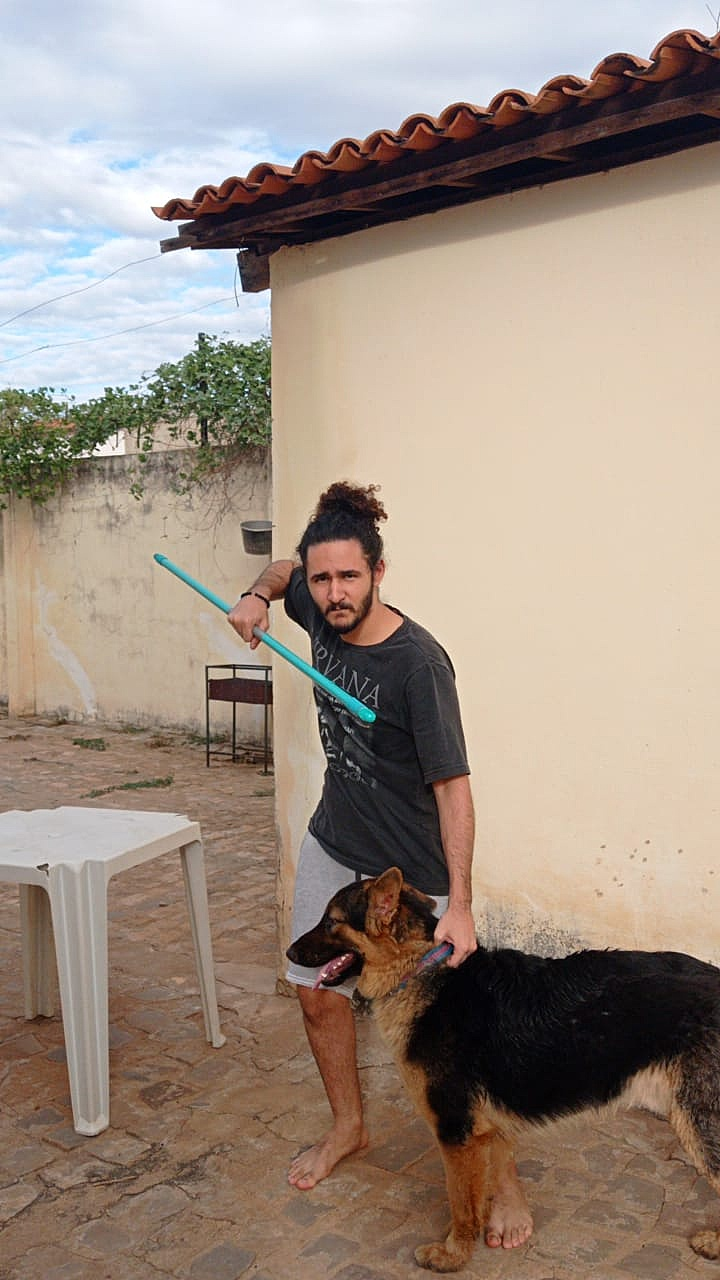
#> input picture my-sharpened-image.jpg, 720 x 1280 px, given in place of ultimo.mp4, which was not available
$ python main.py
#> lines starting #> are read from the running program, lines starting #| are printed output that depends on the picture; after the words box and inside, x2 and y2 are one past the last pixel; in counts of white or black regions, pixels touching at a corner belong together; pictures that were not available may be replaced by others from this repository, and a replacement may not be noted
#> further down, frame is the input picture: shape (1280, 720, 3); mean B, G, R 130.2, 142.2, 157.6
### utils.py
import cv2
import numpy as np

def preenche(img):
	imgfloodfill = img.copy()
	h, w = img.shape[:2]
	mask = np.zeros((h+2, w+2), np.uint8)
	cv2.floodFill(imgfloodfill, mask, (0,0), 255);
	imgInvertida = cv2.bitwise_not(imgfloodfill)
	imgFinal = img | imgInvertida
	return imgFinal

# [7 lines left out: function redimensiona, not called in this run]

def segmenta(img):
    imgHSV = cv2.cvtColor(img, cv2.COLOR_BGR2HSV)
#> imgHSV: shape (1280, 720, 3); mean H, S, V 43.3, 67.9, 162.3

    limInf = np.array([60, 60, 55])
    limSup = np.array([130, 255, 255])

    imgSegmentada =	cv2.inRange(imgHSV, limInf, limSup)
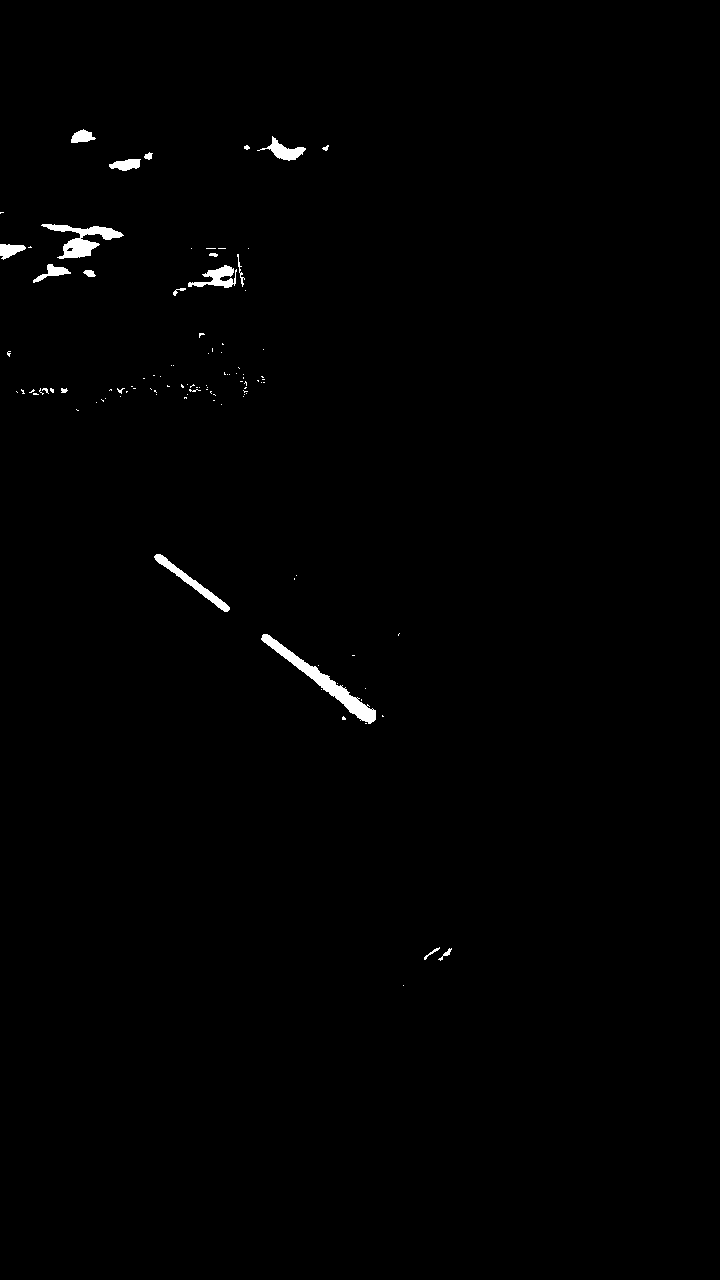
#> imgSegmentada: shape (1280, 720); 0.65% white; 106 white regions (86 under 20 px), largest, box (x1, y1, x2, y2) and area: (261, 634, 376, 724) 1596, (41, 224, 124, 259) 1072, (154, 554, 230, 612) 667

    return imgSegmentada

def trataRuido(img):
    elementoEstruturante = cv2.getStructuringElement(cv2.MORPH_CROSS, (2, 2))
    img =	cv2.erode(img, elementoEstruturante, iterations = 1)
#> img: shape (1280, 720); 0.51% white; 47 white regions (34 under 20 px), largest, box (x1, y1, x2, y2) and area: (262, 635, 376, 724) 1380, (42, 225, 123, 259) 906, (155, 555, 230, 612) 536
    img =	cv2.dilate(img, elementoEstruturante, iterations = 1)
#> img: shape (1280, 720); 0.62% white; 44 white regions (27 under 20 px), largest, box (x1, y1, x2, y2) and area: (262, 635, 377, 725) 1582, (42, 225, 124, 260) 1065, (155, 555, 231, 613) 666
    return img

def expandeSabre(img, iterations=8):
#> called with iterations = 10
    elementoEstruturante = cv2.getStructuringElement(cv2.MORPH_CROSS, (3,3))
    img =	cv2.dilate(img, elementoEstruturante, iterations = iterations)
#> img: shape (1280, 720); 2.7% white; 17 white regions, largest, box (x1, y1, x2, y2) and area: (24, 215, 134, 294) 5031, (252, 625, 387, 735) 4440, (164, 244, 255, 307) 3119
    img =	cv2.erode(img, elementoEstruturante, iterations = 5)
#> img: shape (1280, 720); 1.7% white; 18 white regions, largest, box (x1, y1, x2, y2) and area: (29, 220, 129, 289) 3526, (257, 630, 382, 730) 3005, (169, 249, 250, 302) 2044
    return img

# [25 lines left out: functions erodeSabre, write, not called in this run]

### main.py
import cv2
from utils import preenche, redimensiona, segmenta, expandeSabre, trataRuido, write

# img = cv2.imread("jedidog.jpeg")
# imgOriginal = img.copy()

def lightSaberProcesser(img):
  # img = redimensiona(img, 100)

  # Segmenta vassoura
  imgSegmentada =	segmenta(img)

  # Remove ruidos
  imgSemRuidos = trataRuido(imgSegmentada)

  # Preenche buracos caso necessário
  imgPreenchida = preenche(imgSemRuidos)

  # Expande o sabre de luz
  imgAumentada = expandeSabre(imgPreenchida, 10)

  # Cria uma referência para cada canal de cor
  canal0 = img[:,:,0]
  canal1 = img[:,:,1]
  canal2 = img[:,:,2]

  imgfinal = img

  # Remove o cabo da vassoura
  imgfinal[:,:,0] = cv2.add(canal0, imgAumentada)
#> imgfinal: shape (1280, 720, 3); 1.42% of pixels changed, all inside (x1, y1, x2, y2) = (0, 125, 458, 966)
#> canal0: shape (1280, 720); min 0, max 255, mean 131.1
  imgfinal[:,:,1] = cv2.add(canal1, imgAumentada)
#> imgfinal: shape (1280, 720, 3); mean B, G, R 131.1, 143.4, 157.6
#> canal1: shape (1280, 720); min 0, max 255, mean 143.4
  imgfinal[:,:,2] = cv2.add(canal2, imgAumentada)
#> imgfinal: shape (1280, 720, 3); mean B, G, R 131.1, 143.4, 159.2
#> canal2: shape (1280, 720); min 0, max 255, mean 159.2

  # Cria o efeito de luz colorida no sabre
  for i in range(5):
    imgBorrada = cv2.GaussianBlur(imgAumentada, (37,  37), 0)
    imgBorradaExpandida = expandeSabre(imgBorrada, 8)
    imgfinal[:,:,0] = cv2.add(canal0, cv2.subtract(imgBorradaExpandida, 40))  # B = 255 - 40 = 215
    imgfinal[:,:,1] = cv2.add(canal1, cv2.subtract(imgBorradaExpandida, 150)) # G = 255 - 150 = 105
    imgfinal[:,:,2] = cv2.add(canal2, cv2.subtract(imgBorradaExpandida, 80))  # R = 255 - 80 = 175
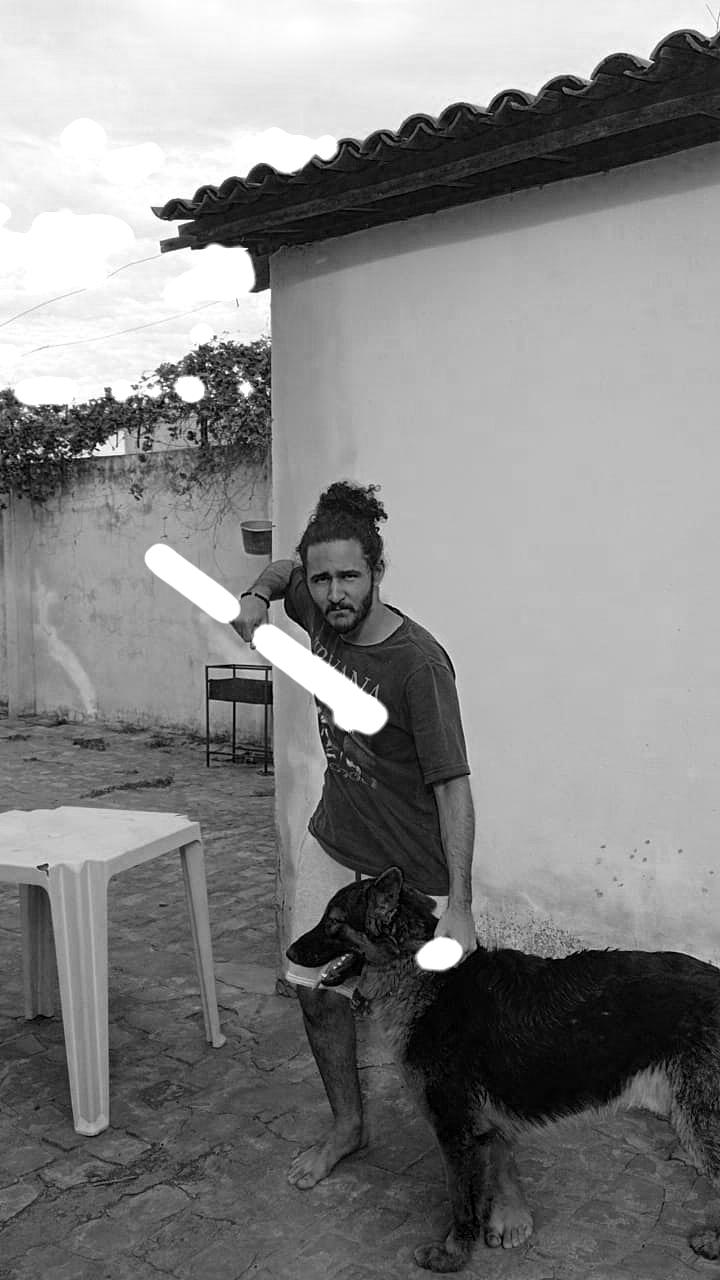
#> canal0: shape (1280, 720); min 0, max 255, mean 132.3
#> canal1: shape (1280, 720); min 0, max 255, mean 143.4
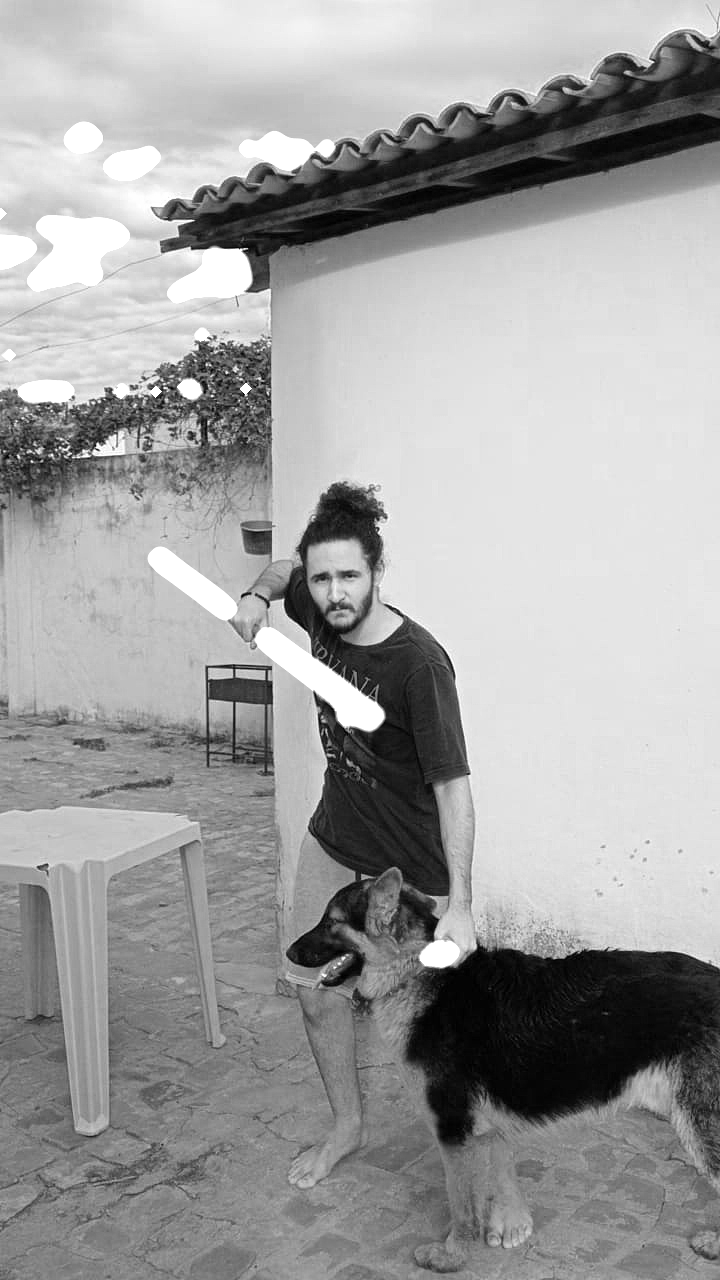
#> canal2: shape (1280, 720); min 0, max 255, mean 159.9
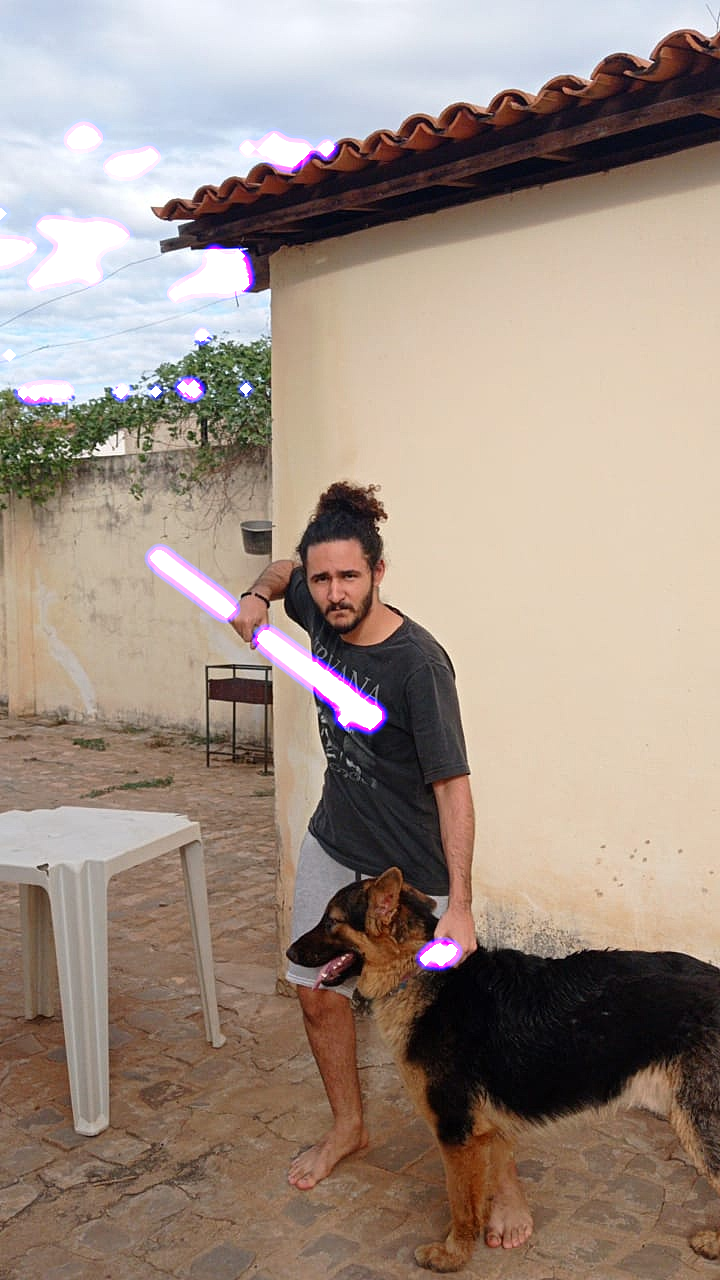
#> imgfinal: shape (1280, 720, 3); mean B, G, R 132.3, 143.4, 159.9
  return img

captura = cv2.VideoCapture('ultimo.mp4')

frame_width = int(captura.get(3))
frame_height = int(captura.get(4))

out = cv2.VideoWriter('outpy.avi',cv2.VideoWriter_fourcc('M','J','P','G'), 30, (frame_width,frame_height))

while(1):
  ret, frame = captura.read()

  if not ret:
    print("Can't receive frame (stream end?). Exiting ...")
    break
  frame = lightSaberProcesser(frame)

  # write on file
  out.write(frame)

  cv2.imshow('frame', frame)
  k = cv2.waitKey(30) & 0xff
#> (key Esc is pressed here)
  if k == 27:
    break

captura.release()
out.release()

cv2.destroyAllWindows()
cv2.waitKey(0)

$ run again, on jedi.jpeg
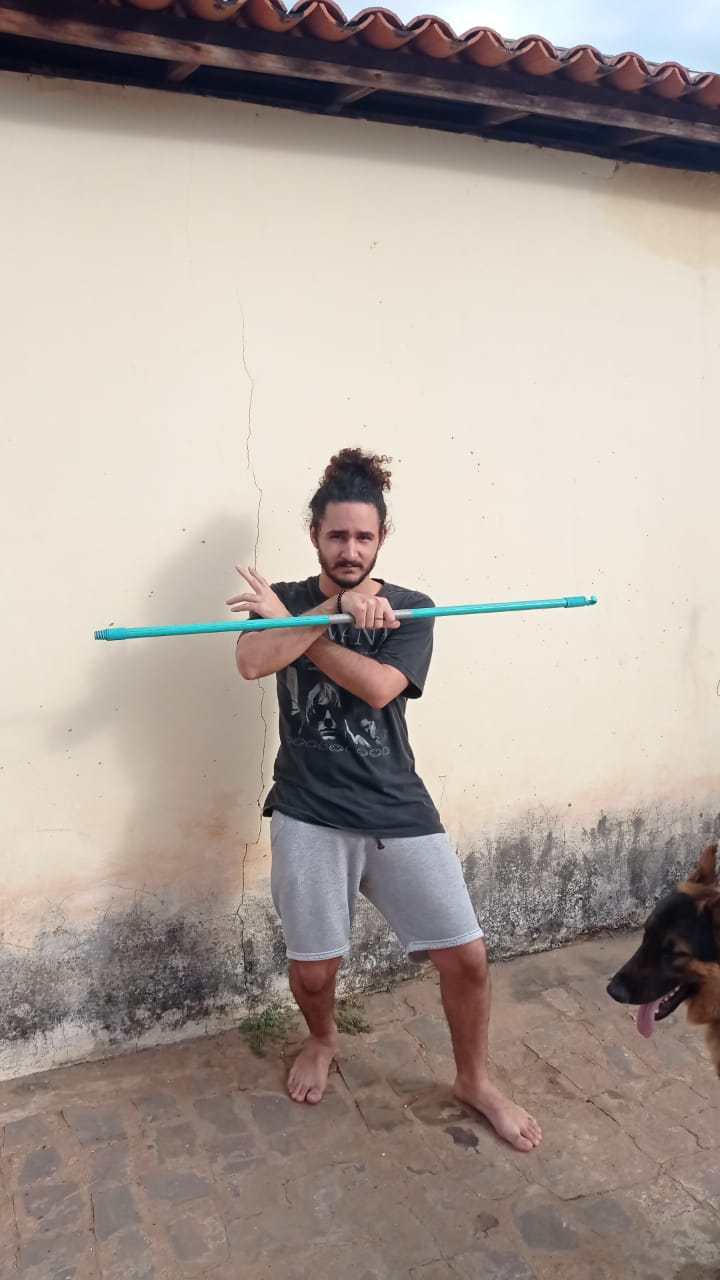
#> input picture jedi.jpeg, 720 x 1280 px, given in place of ultimo.mp4, which was not available
#> frame is the input picture: shape (1280, 720, 3); mean B, G, R 153.4, 160.5, 171.5
#> imgHSV: shape (1280, 720, 3); mean H, S, V 34.3, 41.1, 173.8
#> imgSegmentada: shape (1280, 720); 1.2% white; 231 white regions (208 under 20 px), largest, box (x1, y1, x2, y2) and area: (304, 756, 434, 837) 3105, (96, 615, 330, 640) 2394, (404, 596, 597, 621) 1703
#> imgfloodfill: shape (1280, 720); 100% white; 15 black regions (13 under 20 px), largest, box (x1, y1, x2, y2) and area: (389, 811, 412, 821) 121, (373, 806, 383, 811) 30
#> imgFinal: shape (1280, 720); 1.1% white; 75 white regions (50 under 20 px), largest, box (x1, y1, x2, y2) and area: (305, 772, 434, 838) 3055, (97, 616, 331, 641) 2397, (409, 597, 598, 622) 1695
#> after the loop in lightSaberProcesser, `for i in range(5):`:
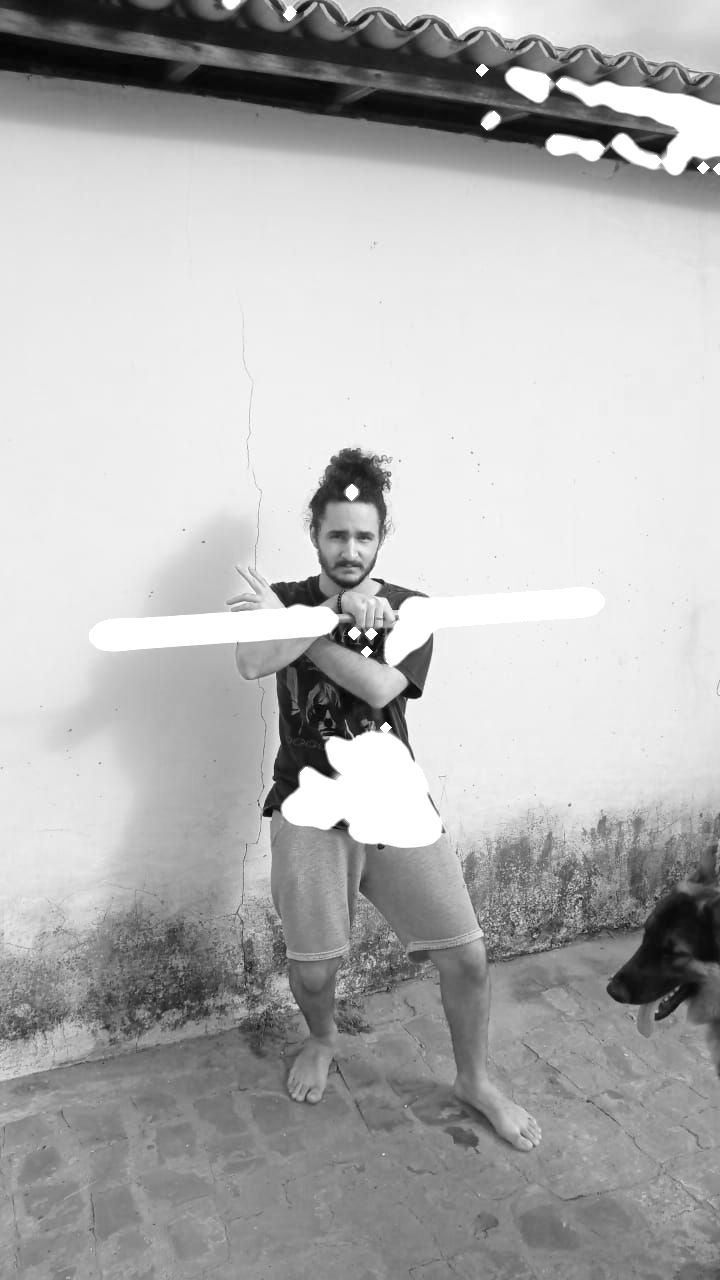
#> canal2: shape (1280, 720); min 3, max 255, mean 178.2
#> after the loop in lightSaberProcesser, `for i in range(5):`:
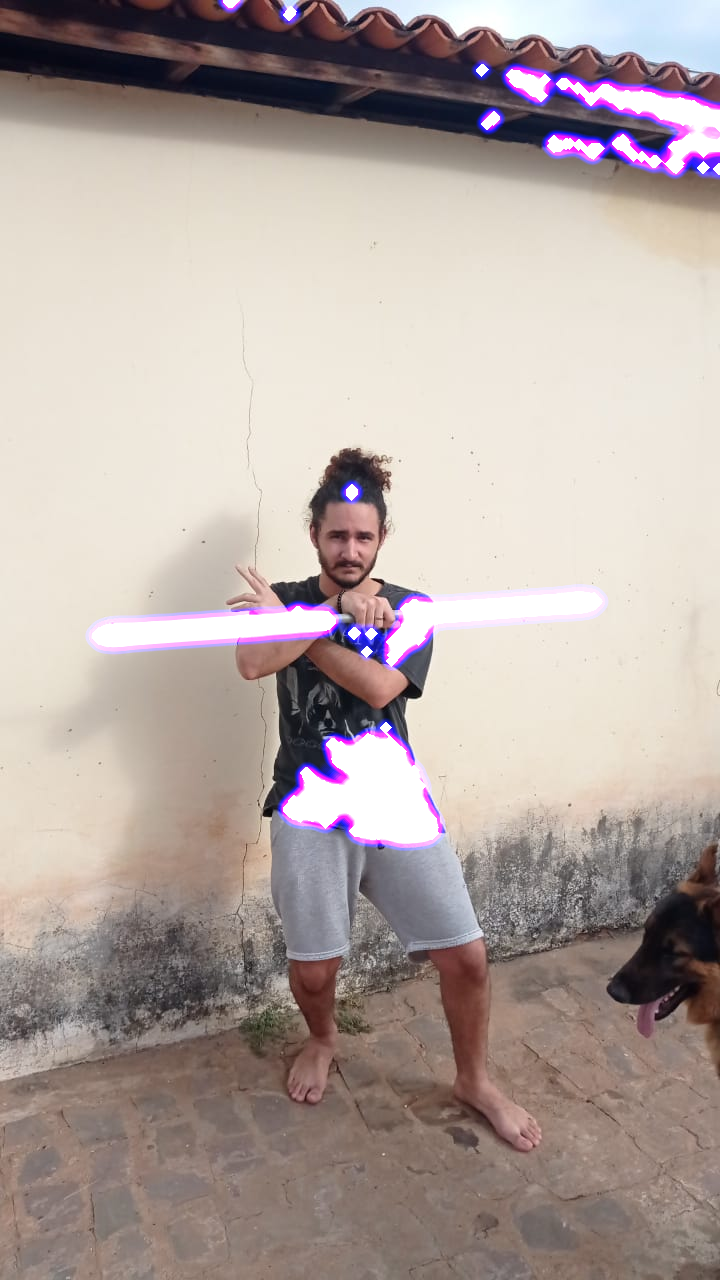
#> imgfinal: shape (1280, 720, 3); mean B, G, R 160.9, 165.4, 178.2
